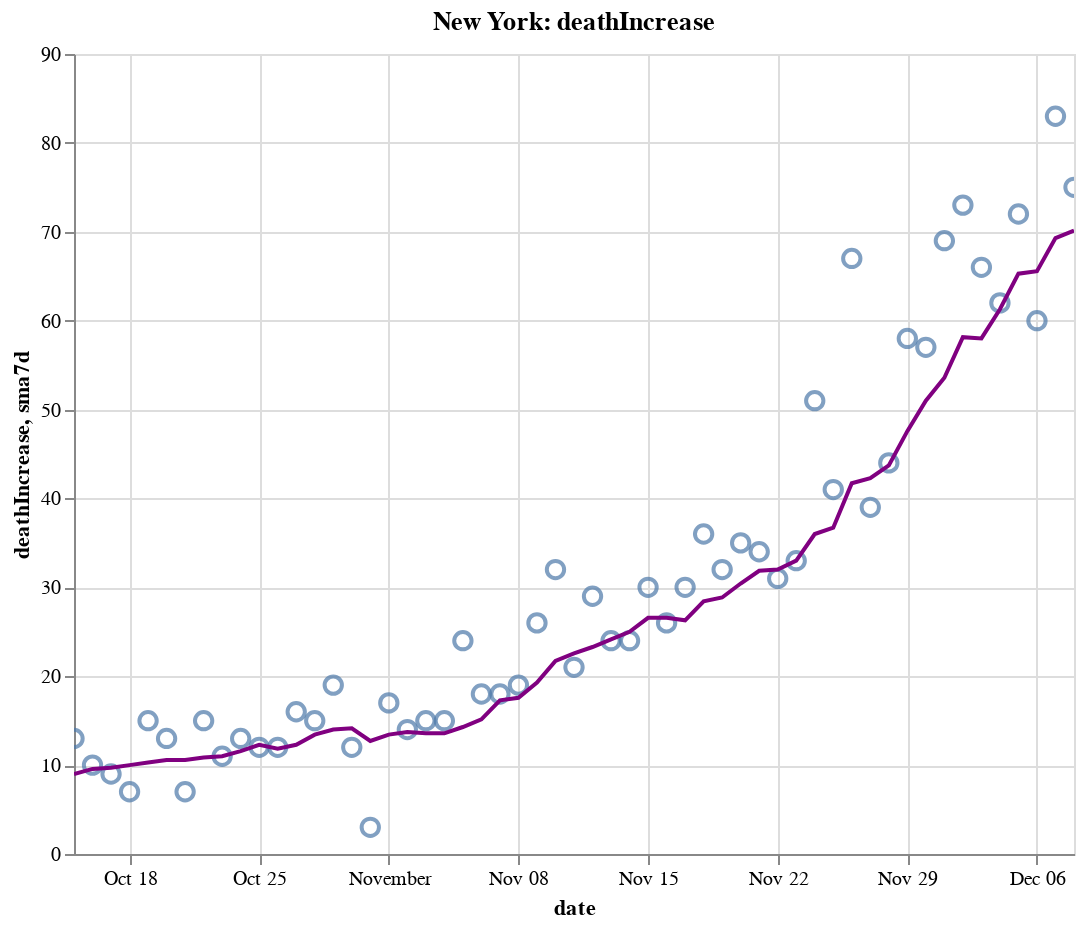

The cell this chart's notebook holds for it:
### Code cell
create_plot(ny, 'deathIncrease')

### Figure 1 — Vega-Lite specification as saved in the notebook (floating-point values rounded to 4 significant figures)
{"config": {"view": {"continuousWidth": 400, "continuousHeight": 300}}, "layer": [{"layer": [{"mark": {"type": "point", "size": 75}, "encoding": {"tooltip": [{"type": "temporal", "field": "date"}, {"type": "quantitative", "field": "deathIncrease"}, {"type": "quantitative", "field": "sma7d"}], "x": {"type": "temporal", "field": "date"}, "y": {"type": "quantitative", "field": "deathIncrease"}}, "selection": {"selector012": {"type": "interval", "bind": "scales", "encodings": ["x", "y"]}}}, {"mark": {"type": "line", "color": "purple"}, "encoding": {"x": {"type": "temporal", "field": "date"}, "y": {"type": "quantitative", "field": "sma7d"}}}]}, {"mark": {"type": "rule", "color": "#aaa"}, "encoding": {"x": {"type": "temporal", "field": "date"}}, "transform": [{"filter": {"selection": "selector011"}}]}, {"mark": "circle", "encoding": {"opacity": {"condition": {"value": 1, "selection": "selector011"}, "value": 0}, "tooltip": [{"type": "temporal", "field": "date"}, {"type": "quantitative", "field": "deathIncrease"}, {"type": "quantitative", "field": "sma7d"}], "x": {"type": "temporal", "field": "date"}, "y": {"type": "quantitative", "field": "deathIncrease"}}, "selection": {"selector011": {"type": "single", "encodings": ["x"], "on": "mouseover", "nearest": true, "empty": "none"}}}, {"mark": {"type": "text", "align": "left", "dx": 5, "dy": -5, "stroke": "white", "strokeWidth": 2}, "encoding": {"text": {"type": "quantitative", "field": "deathIncrease"}, "tooltip": [{"type": "temporal", "field": "date"}, {"type": "quantitative", "field": "deathIncrease"}, {"type": "quantitative", "field": "sma7d"}], "x": {"type": "temporal", "field": "date"}, "y": {"type": "quantitative", "field": "deathIncrease"}}, "transform": [{"filter": {"selection": "selector011"}}]}, {"mark": {"type": "text", "align": "left", "dx": 5, "dy": -5}, "encoding": {"text": {"type": "quantitative", "field": "deathIncrease"}, "tooltip": [{"type": "temporal", "field": "date"}, {"type": "quantitative", "field": "deathIncrease"}, {"type": "quantitative", "field": "sma7d"}], "x": {"type": "temporal", "field": "date"}, "y": {"type": "quantitative", "field": "deathIncrease"}}, "transform": [{"filter": {"selection": "selector011"}}]}], "data": {"name": "data-a983243808a48b65d34ffdf413ad666a"}, "height": 400, "title": "New York: deathIncrease", "width": 500, "$schema": "https://vega.github.io/schema/vega-lite/v4.8.1.json", "datasets": {"data-a983243808a48b65d34ffdf413ad666a": [{"date": "2020-10-15T00:00:00", "totalTestResultsIncrease": 133200.0, "positiveIncrease": 1460.0, "death": 25620.0, "deathIncrease": 13.0, "positiveRate": 0.011, "state": "New York", "sma7d": 9.0}, {"date": "2020-10-16T00:00:00", "totalTestResultsIncrease": 136000.0, "positiveIncrease": 1707.0, "death": 25630.0, "deathIncrease": 10.0, "positiveRate": 0.013, "state": "New York", "sma7d": 9.571}, {"date": "2020-10-17T00:00:00", "totalTestResultsIncrease": 160000.0, "positiveIncrease": 1784.0, "death": 25640.0, "deathIncrease": 9.0, "positiveRate": 0.011, "state": "New York", "sma7d": 9.714}, {"date": "2020-10-18T00:00:00", "totalTestResultsIncrease": 128800.0, "positiveIncrease": 1390.0, "death": 25640.0, "deathIncrease": 7.0, "positiveRate": 0.011, "state": "New York", "sma7d": 10.0}, {"date": "2020-10-19T00:00:00", "totalTestResultsIncrease": 82010.0, "positiveIncrease": 998.0, "death": 25660.0, "deathIncrease": 15.0, "positiveRate": 0.012, "state": "New York", "sma7d": 10.29}, {"date": "2020-10-20T00:00:00", "totalTestResultsIncrease": 90540.0, "positiveIncrease": 1201.0, "death": 25670.0, "deathIncrease": 13.0, "positiveRate": 0.013, "state": "New York", "sma7d": 10.57}, {"date": "2020-10-21T00:00:00", "totalTestResultsIncrease": 124800.0, "positiveIncrease": 2026.0, "death": 25680.0, "deathIncrease": 7.0, "positiveRate": 0.016, "state": "New York", "sma7d": 10.57}, {"date": "2020-10-22T00:00:00", "totalTestResultsIncrease": 135300.0, "positiveIncrease": 1628.0, "death": 25690.0, "deathIncrease": 15.0, "positiveRate": 0.012, "state": "New York", "sma7d": 10.86}, {"date": "2020-10-23T00:00:00", "totalTestResultsIncrease": 141500.0, "positiveIncrease": 1637.0, "death": 25700.0, "deathIncrease": 11.0, "positiveRate": 0.012, "state": "New York", "sma7d": 11.0}, {"date": "2020-10-24T00:00:00", "totalTestResultsIncrease": 156900.0, "positiveIncrease": 2061.0, "death": 25720.0, "deathIncrease": 13.0, "positiveRate": 0.013, "state": "New York", "sma7d": 11.57}, {"date": "2020-10-25T00:00:00", "totalTestResultsIncrease": 120800.0, "positiveIncrease": 1632.0, "death": 25730.0, "deathIncrease": 12.0, "positiveRate": 0.014, "state": "New York", "sma7d": 12.29}, {"date": "2020-10-26T00:00:00", "totalTestResultsIncrease": 82120.0, "positiveIncrease": 1191.0, "death": 25740.0, "deathIncrease": 12.0, "positiveRate": 0.015, "state": "New York", "sma7d": 11.86}, {"date": "2020-10-27T00:00:00", "totalTestResultsIncrease": 111600.0, "positiveIncrease": 1991.0, "death": 25760.0, "deathIncrease": 16.0, "positiveRate": 0.018, "state": "New York", "sma7d": 12.29}, {"date": "2020-10-28T00:00:00", "totalTestResultsIncrease": 129700.0, "positiveIncrease": 2031.0, "death": 25770.0, "deathIncrease": 15.0, "positiveRate": 0.016, "state": "New York", "sma7d": 13.43}, {"date": "2020-10-29T00:00:00", "totalTestResultsIncrease": 168400.0, "positiveIncrease": 2499.0, "death": 25790.0, "deathIncrease": 19.0, "positiveRate": 0.015, "state": "New York", "sma7d": 14.0}, {"date": "2020-10-30T00:00:00", "totalTestResultsIncrease": 146900.0, "positiveIncrease": 2255.0, "death": 25800.0, "deathIncrease": 12.0, "positiveRate": 0.015, "state": "New York", "sma7d": 14.14}, {"date": "2020-10-31T00:00:00", "totalTestResultsIncrease": 137000.0, "positiveIncrease": 2049.0, "death": 25810.0, "deathIncrease": 3.0, "positiveRate": 0.015, "state": "New York", "sma7d": 12.71}, {"date": "2020-11-01T00:00:00", "totalTestResultsIncrease": 148900.0, "positiveIncrease": 2255.0, "death": 25820.0, "deathIncrease": 17.0, "positiveRate": 0.015, "state": "New York", "sma7d": 13.43}, {"date": "2020-11-02T00:00:00", "totalTestResultsIncrease": 96100.0, "positiveIncrease": 1633.0, "death": 25840.0, "deathIncrease": 14.0, "positiveRate": 0.017, "state": "New York", "sma7d": 13.71}, {"date": "2020-11-03T00:00:00", "totalTestResultsIncrease": 127900.0, "positiveIncrease": 2321.0, "death": 25850.0, "deathIncrease": 15.0, "positiveRate": 0.018, "state": "New York", "sma7d": 13.57}, {"date": "2020-11-04T00:00:00", "totalTestResultsIncrease": 133500.0, "positiveIncrease": 2126.0, "death": 25870.0, "deathIncrease": 15.0, "positiveRate": 0.016, "state": "New York", "sma7d": 13.57}, {"date": "2020-11-05T00:00:00", "totalTestResultsIncrease": 161000.0, "positiveIncrease": 2997.0, "death": 25890.0, "deathIncrease": 24.0, "positiveRate": 0.019, "state": "New York", "sma7d": 14.29}, {"date": "2020-11-06T00:00:00", "totalTestResultsIncrease": 160700.0, "positiveIncrease": 3209.0, "death": 25910.0, "deathIncrease": 18.0, "positiveRate": 0.02, "state": "New York", "sma7d": 15.14}, {"date": "2020-11-07T00:00:00", "totalTestResultsIncrease": 163300.0, "positiveIncrease": 3587.0, "death": 25930.0, "deathIncrease": 18.0, "positiveRate": 0.022, "state": "New York", "sma7d": 17.29}, {"date": "2020-11-08T00:00:00", "totalTestResultsIncrease": 145600.0, "positiveIncrease": 3428.0, "death": 25950.0, "deathIncrease": 19.0, "positiveRate": 0.024, "state": "New York", "sma7d": 17.57}, {"date": "2020-11-09T00:00:00", "totalTestResultsIncrease": 111400.0, "positiveIncrease": 3144.0, "death": 25970.0, "deathIncrease": 26.0, "positiveRate": 0.028, "state": "New York", "sma7d": 19.29}, {"date": "2020-11-10T00:00:00", "totalTestResultsIncrease": 128000.0, "positiveIncrease": 3965.0, "death": 26000.0, "deathIncrease": 32.0, "positiveRate": 0.031, "state": "New York", "sma7d": 21.71}, {"date": "2020-11-11T00:00:00", "totalTestResultsIncrease": 164300.0, "positiveIncrease": 4820.0, "death": 26030.0, "deathIncrease": 21.0, "positiveRate": 0.029, "state": "New York", "sma7d": 22.57}, {"date": "2020-11-12T00:00:00", "totalTestResultsIncrease": 162600.0, "positiveIncrease": 4797.0, "death": 26060.0, "deathIncrease": 29.0, "positiveRate": 0.029, "state": "New York", "sma7d": 23.29}, {"date": "2020-11-13T00:00:00", "totalTestResultsIncrease": 203700.0, "positiveIncrease": 5401.0, "death": 26080.0, "deathIncrease": 24.0, "positiveRate": 0.027, "state": "New York", "sma7d": 24.14}, {"date": "2020-11-14T00:00:00", "totalTestResultsIncrease": 184200.0, "positiveIncrease": 5388.0, "death": 26100.0, "deathIncrease": 24.0, "positiveRate": 0.029, "state": "New York", "sma7d": 25.0}, {"date": "2020-11-15T00:00:00", "totalTestResultsIncrease": 133200.0, "positiveIncrease": 3649.0, "death": 26130.0, "deathIncrease": 30.0, "positiveRate": 0.027, "state": "New York", "sma7d": 26.57}, {"date": "2020-11-16T00:00:00", "totalTestResultsIncrease": 124600.0, "positiveIncrease": 3490.0, "death": 26160.0, "deathIncrease": 26.0, "positiveRate": 0.028, "state": "New York", "sma7d": 26.57}, {"date": "2020-11-17T00:00:00", "totalTestResultsIncrease": 159900.0, "positiveIncrease": 5088.0, "death": 26190.0, "deathIncrease": 30.0, "positiveRate": 0.032, "state": "New York", "sma7d": 26.29}, {"date": "2020-11-18T00:00:00", "totalTestResultsIncrease": 154400.0, "positiveIncrease": 5294.0, "death": 26220.0, "deathIncrease": 36.0, "positiveRate": 0.034, "state": "New York", "sma7d": 28.43}, {"date": "2020-11-19T00:00:00", "totalTestResultsIncrease": 195200.0, "positiveIncrease": 5310.0, "death": 26260.0, "deathIncrease": 32.0, "positiveRate": 0.027, "state": "New York", "sma7d": 28.86}, {"date": "2020-11-20T00:00:00", "totalTestResultsIncrease": 205500.0, "positiveIncrease": 5468.0, "death": 26290.0, "deathIncrease": 35.0, "positiveRate": 0.027, "state": "New York", "sma7d": 30.43}, {"date": "2020-11-21T00:00:00", "totalTestResultsIncrease": 207900.0, "positiveIncrease": 5972.0, "death": 26330.0, "deathIncrease": 34.0, "positiveRate": 0.029, "state": "New York", "sma7d": 31.86}, {"date": "2020-11-22T00:00:00", "totalTestResultsIncrease": 196600.0, "positiveIncrease": 5392.0, "death": 26360.0, "deathIncrease": 31.0, "positiveRate": 0.027, "state": "New York", "sma7d": 32.0}, {"date": "2020-11-23T00:00:00", "totalTestResultsIncrease": 191500.0, "positiveIncrease": 5906.0, "death": 26390.0, "deathIncrease": 33.0, "positiveRate": 0.031, "state": "New York", "sma7d": 33.0}, {"date": "2020-11-24T00:00:00", "totalTestResultsIncrease": 164800.0, "positiveIncrease": 4881.0, "death": 26440.0, "deathIncrease": 51.0, "positiveRate": 0.03, "state": "New York", "sma7d": 36.0}, {"date": "2020-11-25T00:00:00", "totalTestResultsIncrease": 173100.0, "positiveIncrease": 6265.0, "death": 26480.0, "deathIncrease": 41.0, "positiveRate": 0.036, "state": "New York", "sma7d": 36.71}, {"date": "2020-11-26T00:00:00", "totalTestResultsIncrease": 217700.0, "positiveIncrease": 6933.0, "death": 26550.0, "deathIncrease": 67.0, "positiveRate": 0.032, "state": "New York", "sma7d": 41.71}, {"date": "2020-11-27T00:00:00", "totalTestResultsIncrease": 219400.0, "positiveIncrease": 8176.0, "death": 26590.0, "deathIncrease": 39.0, "positiveRate": 0.037, "state": "New York", "sma7d": 42.29}, {"date": "2020-11-28T00:00:00", "totalTestResultsIncrease": 152400.0, "positiveIncrease": 6063.0, "death": 26630.0, "deathIncrease": 44.0, "positiveRate": 0.04, "state": "New York", "sma7d": 43.71}, {"date": "2020-11-29T00:00:00", "totalTestResultsIncrease": 157300.0, "positiveIncrease": 6723.0, "death": 26690.0, "deathIncrease": 58.0, "positiveRate": 0.043, "state": "New York", "sma7d": 47.57}, {"date": "2020-11-30T00:00:00", "totalTestResultsIncrease": 149000.0, "positiveIncrease": 6819.0, "death": 26750.0, "deathIncrease": 57.0, "positiveRate": 0.046, "state": "New York", "sma7d": 51.0}, {"date": "2020-12-01T00:00:00", "totalTestResultsIncrease": 146700.0, "positiveIncrease": 7285.0, "death": 26820.0, "deathIncrease": 69.0, "positiveRate": 0.05, "state": "New York", "sma7d": 53.57}, {"date": "2020-12-02T00:00:00", "totalTestResultsIncrease": 193600.0, "positiveIncrease": 8973.0, "death": 26890.0, "deathIncrease": 73.0, "positiveRate": 0.046, "state": "New York", "sma7d": 58.14}, {"date": "2020-12-03T00:00:00", "totalTestResultsIncrease": 203400.0, "positiveIncrease": 9855.0, "death": 26960.0, "deathIncrease": 66.0, "positiveRate": 0.048, "state": "New York", "sma7d": 58.0}, {"date": "2020-12-04T00:00:00", "totalTestResultsIncrease": 208300.0, "positiveIncrease": 11270.0, "death": 27020.0, "deathIncrease": 62.0, "positiveRate": 0.054, "state": "New York", "sma7d": 61.29}, {"date": "2020-12-05T00:00:00", "totalTestResultsIncrease": 215400.0, "positiveIncrease": 10760.0, "death": 27090.0, "deathIncrease": 72.0, "positiveRate": 0.05, "state": "New York", "sma7d": 65.29}, {"date": "2020-12-06T00:00:00", "totalTestResultsIncrease": 205800.0, "positiveIncrease": 9702.0, "death": 27150.0, "deathIncrease": 60.0, "positiveRate": 0.047, "state": "New York", "sma7d": 65.57}, {"date": "2020-12-07T00:00:00", "totalTestResultsIncrease": 152300.0, "positiveIncrease": 7302.0, "death": 27230.0, "deathIncrease": 83.0, "positiveRate": 0.048, "state": "New York", "sma7d": 69.29}, {"date": "2020-12-08T00:00:00", "totalTestResultsIncrease": 162500.0, "positiveIncrease": 9335.0, "death": 27310.0, "deathIncrease": 75.0, "positiveRate": 0.057, "state": "New York", "sma7d": 70.14}]}}
